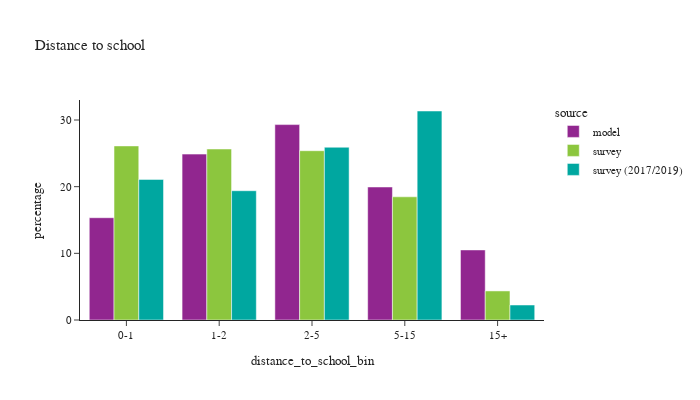

Here is the notebook cell this chart was saved with:
### Code cell
df_plot = df_students.loc[(~df_students['student_type'].isnull()) & (df_students['distance_to_school_bin'] != float('nan'))].groupby(['source','distance_to_school_bin',])['psexpfac'].sum().reset_index()
df_plot['percentage'] = df_plot.groupby(['source'], group_keys=False)['psexpfac']. \
    apply(lambda x: 100 * x / float(x.sum()))
# df_plot

df_plot_ct = df_students.loc[(~df_students['student_type'].isnull()) & (df_students['distance_to_school_bin'] != float('nan'))].groupby(['source','distance_to_school_bin'])['psexpfac'].count().reset_index().rename(columns={'psexpfac':'sample count'})
df_plot = df_plot.merge(df_plot_ct, on=['source','distance_to_school_bin'])


fig = px.bar(df_plot, x="distance_to_school_bin", y="percentage", color="source",barmode="group",
             hover_data=['sample count'],
             title="Distance to school")
fig.update_layout(height=400, width=700, font=dict(size=11))
fig.show()

### Figure 1 — Plotly figure (JSON) as saved in the notebook; plotly's stock layout.template omitted (floating-point values rounded to 4 significant figures)
{"data": [{"alignmentgroup": "True", "customdata": [[126392], [205013], [241484], [164377], [86597]], "hovertemplate": "source=model<br>distance_to_school_bin=%{x}<br>percentage=%{y}<br>sample count=%{customdata[0]}<extra></extra>", "legendgroup": "model", "marker": {"color": "#91268F", "pattern": {"shape": ""}}, "name": "model", "offsetgroup": "model", "orientation": "v", "showlegend": true, "textposition": "auto", "type": "bar", "x": ["0-1", "1-2", "2-5", "5-15", "15+"], "xaxis": "x", "y": [15.34, 24.88, 29.31, 19.95, 10.51], "yaxis": "y"}, {"alignmentgroup": "True", "customdata": [[226], [195], [237], [123], [31]], "hovertemplate": "source=survey<br>distance_to_school_bin=%{x}<br>percentage=%{y}<br>sample count=%{customdata[0]}<extra></extra>", "legendgroup": "survey", "marker": {"color": "#8CC63E", "pattern": {"shape": ""}}, "name": "survey", "offsetgroup": "survey", "orientation": "v", "showlegend": true, "textposition": "auto", "type": "bar", "x": ["0-1", "1-2", "2-5", "5-15", "15+"], "xaxis": "x", "y": [26.11, 25.65, 25.4, 18.48, 4.361], "yaxis": "y"}, {"alignmentgroup": "True", "customdata": [[110], [99], [156], [77], [9]], "hovertemplate": "source=survey (2017/2019)<br>distance_to_school_bin=%{x}<br>percentage=%{y}<br>sample count=%{customdata[0]}<extra></extra>", "legendgroup": "survey (2017/2019)", "marker": {"color": "#00A7A0", "pattern": {"shape": ""}}, "name": "survey (2017/2019)", "offsetgroup": "survey (2017/2019)", "orientation": "v", "showlegend": true, "textposition": "auto", "type": "bar", "x": ["0-1", "1-2", "2-5", "5-15", "15+"], "xaxis": "x", "y": [21.09, 19.39, 25.91, 31.35, 2.25], "yaxis": "y"}], "layout": {"barmode": "group", "font": {"size": 11}, "height": 400, "legend": {"title": {"text": "source"}, "tracegroupgap": 0}, "title": {"text": "Distance to school"}, "width": 700, "xaxis": {"anchor": "y", "domain": [0, 1], "title": {"text": "distance_to_school_bin"}}, "yaxis": {"anchor": "x", "domain": [0, 1], "title": {"text": "percentage"}}}}
